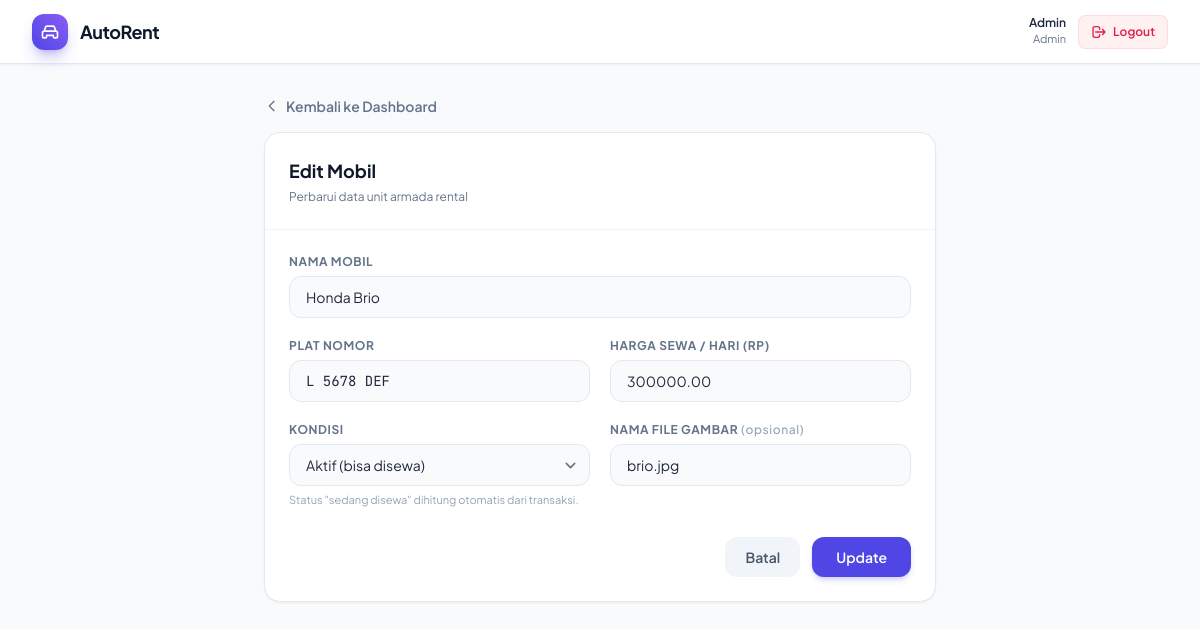
/mobil_update.php?id=2 (signed in), run on the app's committed database.
### tables this page shows
CREATE TABLE IF NOT EXISTS mobil (
    id_mobil SERIAL PRIMARY KEY,
    nama_mobil VARCHAR(100) NOT NULL,
    plat_nomor VARCHAR(20) UNIQUE NOT NULL,
    harga_sewa_per_hari NUMERIC(10,2) NOT NULL,
    status VARCHAR(20) NOT NULL DEFAULT 'tersedia' CHECK (status IN ('tersedia', 'disewa', 'perbaikan')),
    gambar VARCHAR(255),
    created_at TIMESTAMP DEFAULT CURRENT_TIMESTAMP
);

### bootstrap.php (called while the page is built, shortened)
<?php
spl_autoload_register(function (string $nama_class) {
 $file = __DIR__."/model/" . strtolower($nama_class) . ".php";
 if (file_exists($file)) {
 return;
 }
});

### model/database.php (called while the page is built, shortened)
<?php
class Database
{
    private static ?Database $instance = null;
    private string $host = 'localhost';
    private string $port = '3306';
    private string $dbname = 'persewaan_mobil';
    private string $username = 'root';
    private string $password = '';
    private ?PDO $dbconn = null;
    public static function getInstance(): Database
    {
        if (self::$instance === null) {
            self::$instance = new self();
        }
        return self::$instance;
    }
    public function init_connect(): void
    {
        try {
            $dsn = "mysql:host={$this->host};port={$this->port};dbname={$this->dbname};charset=utf8mb4";
            $this->dbconn = new PDO($dsn, $this->username, $this->password);
            $this->dbconn->setAttribute(PDO::ATTR_ERRMODE, PDO::ERRMODE_EXCEPTION);
        } catch (PDOException $e) {
            throw new DatabaseException("Koneksi ke database {$this->dbname} tidak dapat dibentuk. Error: " . $e->getMessage());
        }
    }
    public function query(string $sql, array $params = [])
    {
        try {
            $sql = preg_replace('/\$[0-9]+/', '?', $sql);
            $stmt = $this->dbconn->prepare($sql);
            $stmt->execute(array_values($params));
            return $stmt;
        } catch (PDOException $e) {
            throw new DatabaseException("Query Error: " . $e->getMessage());
        }
    }
    public function fetchOne($result): ?array
    {
        $row = $result->fetch(PDO::FETCH_ASSOC);
        return $row ?: null;
    }
}

### model/mobil.php (called while the page is built, shortened)
<?php
class Mobil {
    private $dbconn;
    public function __construct()
    {
        $this->dbconn = Database::getInstance();
    }
    public function getById(int $id): ?array
    {
        $result = $this->dbconn->query('SELECT * FROM mobil WHERE id_mobil = $1 LIMIT 1', [$id]);
        return $this->dbconn->fetchOne($result);
    }
}

### mobil_update.php (the view, shortened to what this page needs)
<?php
require_once __DIR__ . '/bootstrap.php';
$mobilModel = new Mobil();
$id = (int) ($_GET['id'] ?? 0);
$mobil = $mobilModel->getById($id);
$inputCls = 'w-full text-sm bg-slate-50 border border-slate-200 rounded-xl px-4 py-2.5 text-slate-800 placeholder-slate-400 focus:bg-white focus:outline-none focus:ring-2 focus:ring-brand-500/20 focus:border-brand-500 transition-all';
$labelCls = 'block text-xs font-bold uppercase tracking-wider text-slate-500 mb-1.5';
?>
<!DOCTYPE html>
<html lang="id">
<head>
    <script src="https://cdn.tailwindcss.com?plugins=forms"></script>
</head>
<body class="font-sans text-slate-800 antialiased min-h-screen bg-slate-50 flex flex-col">
    <div class="app-main flex-1 flex flex-col min-w-0">
        <header class="h-16 bg-white border-b border-slate-200 sticky top-0 z-20 px-4 sm:px-8 flex items-center justify-between gap-4 shadow-sm">
            <a href="dashboard.php" class="flex items-center gap-3 shrink-0">
                <div class="w-9 h-9 rounded-xl bg-gradient-to-tr from-indigo-600 to-violet-500 flex items-center justify-center text-white shadow-lg shadow-indigo-600/30">
                </div>
                <span class="font-bold tracking-tight text-lg text-slate-900">AutoRent</span>
            </a>
            <div class="flex items-center gap-3 shrink-0">
                <div class="text-right hidden sm:block">
                    <p class="text-xs font-semibold text-slate-800">Admin</p>
                    <p class="text-[11px] text-slate-500">Admin</p>
                </div>
                <a href="logout.php" title="Logout"
                   class="inline-flex items-center gap-1.5 px-3 py-2 text-xs font-semibold rounded-lg bg-rose-50 text-rose-600 hover:bg-rose-100 border border-rose-200/60 transition-colors">
                    <svg class="w-4 h-4" fill="none" stroke="currentColor" viewBox="0 0 24 24"><path d="M17 16l4-4m0 0l-4-4m4 4H7m6 4v1a3 3 0 01-3 3H6a3 3 0 01-3-3V7a3 3 0 013-3h4a3 3 0 013 3v1" stroke-linecap="round" stroke-linejoin="round" stroke-width="2"></path></svg>
                    Logout
                </a>
            </div>
        </header>
        <main class="p-4 sm:p-8 flex-1">
            <div class="max-w-2xl mx-auto">
                <a href="dashboard.php" class="inline-flex items-center gap-1.5 text-sm font-semibold text-slate-500 hover:text-brand-600 transition-colors mb-4">
                    <svg class="w-4 h-4" fill="none" stroke="currentColor" viewBox="0 0 24 24"><path d="M15 19l-7-7 7-7" stroke-linecap="round" stroke-linejoin="round" stroke-width="2"></path></svg>
                    Kembali ke Dashboard
                </a>
                <section class="bg-white rounded-2xl border border-slate-200 shadow-sm overflow-hidden">
                    <div class="p-6 border-b border-slate-100">
                        <h1 class="text-lg font-bold text-slate-900">Edit Mobil</h1>
                        <p class="text-xs text-slate-500 mt-1">Perbarui data unit armada rental</p>
                    </div>
                    <form method="POST" class="p-6 space-y-5">
                        <div>
                            <label class="<?= $labelCls ?>" for="nama_mobil">Nama Mobil</label>
                            <input class="<?= $inputCls ?>" type="text" id="nama_mobil" name="nama_mobil" value="<?= htmlspecialchars($mobil['nama_mobil']) ?>" required>
                        </div>
                        <div class="grid grid-cols-1 sm:grid-cols-2 gap-5">
                            <div>
                                <label class="<?= $labelCls ?>" for="plat_nomor">Plat Nomor</label>
                                <input class="<?= $inputCls ?> font-mono" type="text" id="plat_nomor" name="plat_nomor" value="<?= htmlspecialchars($mobil['plat_nomor']) ?>" required>
                            </div>
                            <div>
                                <label class="<?= $labelCls ?>" for="harga_sewa_per_hari">Harga Sewa / Hari (Rp)</label>
                                <input class="<?= $inputCls ?>" type="number" id="harga_sewa_per_hari" name="harga_sewa_per_hari" value="<?= htmlspecialchars($mobil['harga_sewa_per_hari']) ?>" min="0" step="1000" required>
                            </div>
                        </div>
                        <div class="grid grid-cols-1 sm:grid-cols-2 gap-5">
                            <div>
                                <label class="<?= $labelCls ?>" for="status">Kondisi</label>
                                <select class="<?= $inputCls ?>" id="status" name="status">
                                    <option value="tersedia" <?= $mobil['status'] !== 'perbaikan' ? 'selected' : '' ?>>Aktif (bisa disewa)</option>
                                </select>
                                <p class="text-[11px] text-slate-400 mt-1.5">Status &quot;sedang disewa&quot; dihitung otomatis dari transaksi.</p>
                            </div>
                            <div>
                                <label class="<?= $labelCls ?>" for="gambar">Nama File Gambar <span class="normal-case font-medium text-slate-400">(opsional)</span></label>
                                <input class="<?= $inputCls ?>" type="text" id="gambar" name="gambar" value="<?= htmlspecialchars($mobil['gambar'] ?? '') ?>" placeholder="avanza.jpg">
                            </div>
                        </div>
                        <div class="flex items-center justify-end gap-3 pt-2">
                            <a href="dashboard.php" class="px-5 py-2.5 rounded-xl text-sm font-semibold text-slate-600 bg-slate-100 hover:bg-slate-200 transition-colors">Batal</a>
                            <button type="submit" class="px-6 py-2.5 rounded-xl bg-brand-600 hover:bg-brand-500 text-white text-sm font-semibold shadow-md shadow-brand-600/20 transition-colors">Update</button>
                        </div>
                    </form>
                </section>
            </div>
        </main>
    </div>
</body>
</html>

### data on the page
mobil: nama_mobil "Honda Brio", plat_nomor "L 5678 DEF", harga_sewa_per_hari "300000.00", status "Aktif (bisa disewa)", gambar "brio.jpg"
